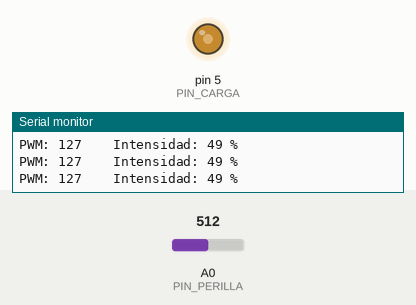
This sketch was run on a simulated Arduino Uno, built with avr-gcc and run on an emulated ATmega328P. On the bench: output pins drawn as LEDs (lit = HIGH), the last lines printed to the serial monitor. Inputs (shaded band) come from the test bench; at power-on: A0 (PIN_PERILLA) = 512.

Above: at 1.2 s.
1.3 s: A0 (PIN_PERILLA) set to 716
At 1.6 s:
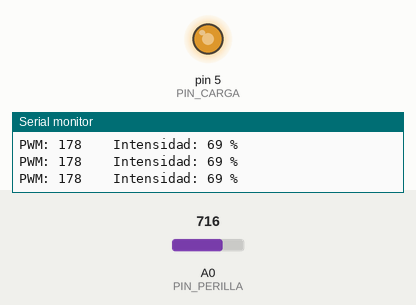
2.8 s: A0 (PIN_PERILLA) set to 900
At 3.2 s:
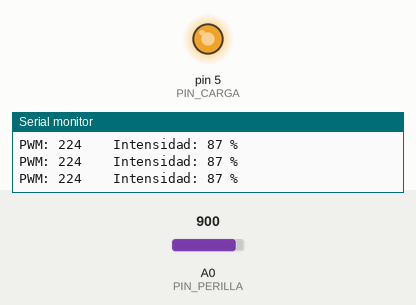
4.3 s: A0 (PIN_PERILLA) set to 122
At 4.7 s:
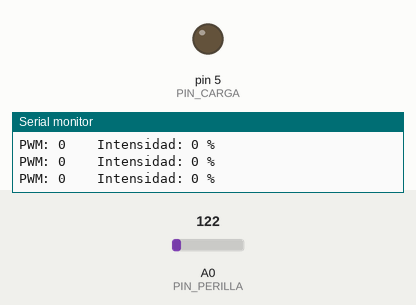
5.8 s: A0 (PIN_PERILLA) set to 223
7.3 s: A0 (PIN_PERILLA) set to 248
At 8.5 s:
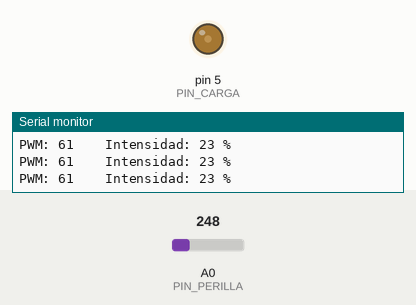
8.8 s: A0 (PIN_PERILLA) set to 50
At 10.3 s:
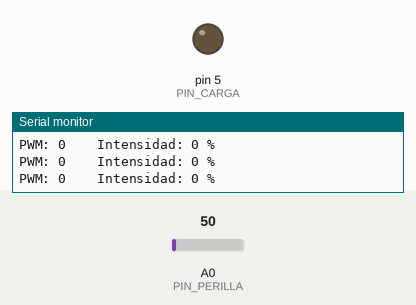
Timing chart, 0 to 11.3 s (numbered marks = the images above; inputs shaded):
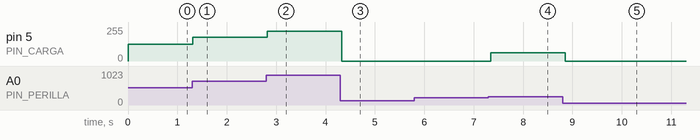

Measured:
- the behaviour switches between 240 and 241 on A0 (PIN_PERILLA) (found by bisection; images 3 and 4)
- after the input at 1.3 s, pin 5 (PIN_CARGA): 127/255 → 178/255 at once
- after the input at 2.8 s, pin 5 (PIN_CARGA): 178/255 → 224/255 at once
- after the input at 4.3 s, pin 5 (PIN_CARGA): 224/255 → 0/255 at once
- after the input at 7.3 s, pin 5 (PIN_CARGA): 0/255 → 61/255 after 0.05 s
- after the input at 8.8 s, pin 5 (PIN_CARGA): 61/255 → 0/255 after 0.06 s

The sketch:

P18_motor_perilla.ino
```cpp
/*
  P18 · Intensidad de la carga controlada con la perilla      Sesión 9
  ------------------------------------------------------------------
  El nombre del sketch dice "motor" porque ese es el destino. HOY SE ARMA CON UN LED.

  !! EL MOTOR NO SE ARMA TODAVÍA (16 nov 2026) !!
  Se midió que el motor "3-6 V" funciona a partir de 0.95 A, más de lo que aguantan el
  PN2222 (0.6 A) y el módulo de fuente (0.7 A). Ver P17 y plan-curso-arduino.md, V1.
  ------------------------------------------------------------------
  Qué hace: al girar el potenciómetro cambia el brillo del LED (o la velocidad del motor,
  cuando se destrabe) a través del transistor.

  Conexiones: el circuito del transistor es el mismo de P17 (resistencia de 330 ohm en la base
  al pin 5; carga en el colector). Cambia el botón por el potenciómetro:
    Potenciómetro   extremo -> 5 V ; centro -> A0 ; otro extremo -> GND

  Ideas clave:
    - PWM otra vez: analogWrite(5, 0 a 255) enciende y apaga el transistor muy rápido.
      Con más tiempo encendido, la carga recibe más potencia promedio.
    - Un motor tiene un "voltaje de arranque": con valores muy bajos no alcanza a girar.
      Con el motor, se mide a partir de qué número empieza a moverse y se anota. Ese dato sirve
      para ajustar UMBRAL_ARRANQUE y que la perilla no tenga una zona "muerta".
    - Con el LED no hay zona muerta de verdad. El valor de 60 hace que el LED también se
      apague en la primera cuarta parte de la perilla: así se ve cómo se sentiría con el motor.
      Pon UMBRAL_ARRANQUE en 0 para quitar esa zona.

  Seguridad: con el motor, no bloquees el aspa. Si el módulo de fuente se calienta, desconéctalo.

  Retos:  - Ajusta UMBRAL_ARRANQUE (con el LED, prueba con 0 y con 100).
          - Muestra la velocidad en porcentaje en el Monitor Serie.
          - Haz que dos botones suban y bajen la intensidad en pasos de 10 %.
*/

const int PIN_PERILLA = A0;
const int PIN_CARGA = 5;                // pin con ~ (PWM) hacia la base del transistor
const int UMBRAL_ARRANQUE = 60;         // valor inicial: ajústalo con tus mediciones

void setup() {
  pinMode(PIN_CARGA, OUTPUT);
  Serial.begin(9600);
}

void loop() {
  int lectura = analogRead(PIN_PERILLA);
  int velocidad = map(lectura, 0, 1023, 0, 255);

  if (velocidad < UMBRAL_ARRANQUE) {
    velocidad = 0;                      // por debajo de este valor el motor no arranca
  }
  analogWrite(PIN_CARGA, velocidad);

  int porcentaje = map(velocidad, 0, 255, 0, 100);
  Serial.print("PWM: ");
  Serial.print(velocidad);
  Serial.print("    Intensidad: ");
  Serial.print(porcentaje);
  Serial.println(" %");
  delay(100);
}
```
